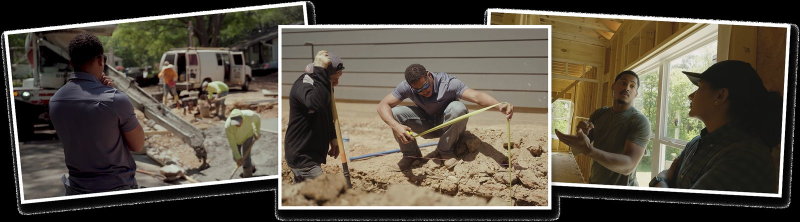
#> input picture images/web/03-corey-on-jobsite-collage.jpg, 1600 x 443 px (shown at 1/2 size)
$ python make_cutouts.py
#> lines starting #> are read from the running program, lines starting #| are printed output that depends on the picture; pictures that were not available may be replaced by others from this repository, and a replacement may not be noted
"""Turn the black-matte JPEG cutouts in images/web/ into transparent WebP files in images/cut/.

Several pack images were transparent PNGs that got flattened onto black. This flood-fills the
black matte from the image border, feathers a thin edge band by un-multiplying against black,
and writes WebP with alpha. Run from the pack root:  python3 tools/make_cutouts.py
"""
from pathlib import Path

import numpy as np
from PIL import Image, ImageDraw

ROOT = Path(__file__).resolve().parent.parent
SRC = ROOT / "images" / "web"
OUT = ROOT / "images" / "cut"

# name -> (source file, optional crop box (l, t, r, b), max long edge)
JOBS = {
    "logo-mark": ("15-logo-c-window-mark.jpg", None, 400),
    "jobsite-collage": ("03-corey-on-jobsite-collage.jpg", None, 1600),
    "portrait-process": ("04-portrait-process-collage.jpg", None, 912),
    "nbo-bundle": ("05-nbo-program-bundle.jpg", None, 1000),
    "before-you-build": ("06-before-you-build-guide.jpg", None, 1000),
    "deal-worksheet": ("07-deal-viability-worksheet.jpg", None, 1100),  # see PAPER_MASKS
    # Top sketch only. The lower half is a cashflow chart in another currency plus a 3D house render.
    "six-phase": ("09-six-phase-overview.jpg", (0, 0, 741, 366), 741),
}

# Drop shadows here sit inside a ring of lighter JPEG noise the flood fill cannot cross.
# For these, keep only the paper rectangle (l, t, r, b) in source px. The pencil tip past the
# paper edge is clipped. Its shadow sits on the same black and cannot be separated cleanly.
PAPER_MASKS = {
    "deal-worksheet": (75, 9, 1231, 1516),
}

THRESH = 30   # max channel value treated as matte
# Higher matte threshold where white photo borders protect the content and the drop shadow
# carries JPEG noise brighter than THRESH.
THRESH_OVERRIDES = {"jobsite-collage": 100, "portrait-process": 100}
BAND = 3      # px feather band around the matte


def flood_matte(rgb: np.ndarray, thresh: int = THRESH) -> np.ndarray:
    dark = (rgb.max(axis=2) < thresh).astype(np.uint8) * 255
    mask = Image.fromarray(dark).copy()  # copy: floodfill is a no-op on array-backed images
    w, h = mask.size
    px = mask.load()
    border = [(x, 0) for x in range(w)] + [(x, h - 1) for x in range(w)]
    border += [(0, y) for y in range(h)] + [(w - 1, y) for y in range(h)]
    for xy in border:
        if px[xy] == 255:
            ImageDraw.floodfill(mask, xy, 128)
    return np.array(mask) == 128


def dilate(m: np.ndarray, n: int) -> np.ndarray:
    out = m.copy()
    for _ in range(n):
        g = out.copy()
        g[1:] |= out[:-1]
        g[:-1] |= out[1:]
        g[:, 1:] |= out[:, :-1]
        g[:, :-1] |= out[:, 1:]
        out = g
    return out


def cutout(im: Image.Image, paper=None, thresh: int = THRESH) -> Image.Image:
    rgb = np.asarray(im.convert("RGB")).astype(np.float32)
    bg = flood_matte(rgb.astype(np.uint8), thresh)
    if paper:
        l, t, r, b = paper
        bg = np.ones(bg.shape, bool)
        bg[t:b, l:r] = False
    band = dilate(bg, BAND) & ~bg
    alpha = np.ones(bg.shape, np.float32)
    alpha[bg] = 0
    a_band = np.clip(rgb.max(axis=2) / 110.0, 0, 1)
    alpha[band] = a_band[band]
    safe = np.maximum(alpha, 1e-3)[..., None]
    color = np.where(band[..., None], np.clip(rgb / safe, 0, 255), rgb)
    rgba = np.dstack([color, alpha * 255]).astype(np.uint8)
    return Image.fromarray(rgba)


# Plain rectangular crops (no matte removal): name -> (source, box)
CROPS = {
    # Middle print of the jobsite collage: Corey measuring a footing trench.
    "jobsite-measuring": ("03-corey-on-jobsite-collage.jpg", (572, 64, 1090, 404)),
}


def main() -> None:
    OUT.mkdir(parents=True, exist_ok=True)
    for name, (src, box) in CROPS.items():
        dest = OUT / f"{name}.jpg"
        Image.open(SRC / src).convert("RGB").crop(box).save(dest, quality=90)
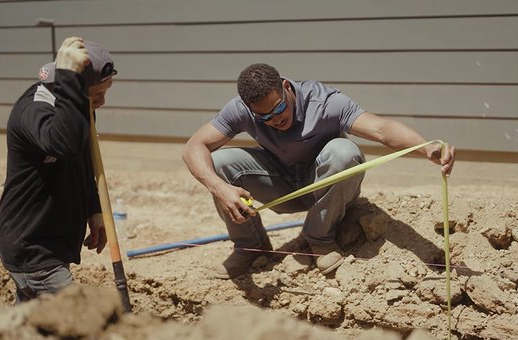
#> saved as jobsite-measuring.jpg: PIL image 518x340 RGB; mean R, G, B 127.3, 114.5, 96.9
        print(f"{dest.relative_to(ROOT)}  {box[2] - box[0]}x{box[3] - box[1]}")
    for name, (src, crop, max_edge) in JOBS.items():
        im = Image.open(SRC / src)
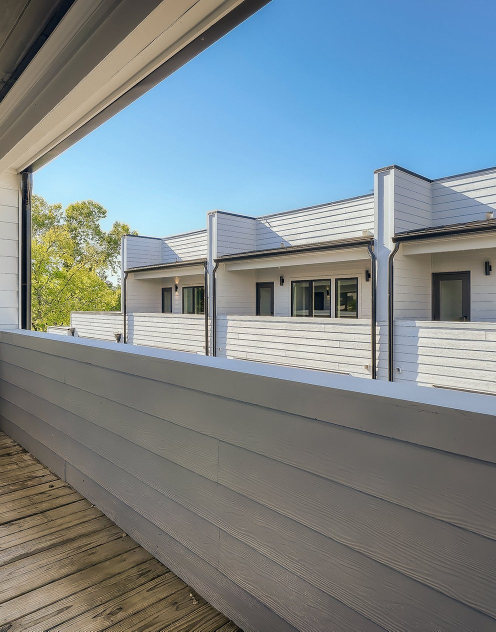
#> input picture images/web/11-finished-modern-build.jpg, 992 x 1263 px, given in place of 15-logo-c-window-mark.jpg, which was not available (shown at 1/2 size)
#> im is the input picture: PIL image 992x1263 RGB; mean R, G, B 124.3, 135.8, 140.5
        if crop:
            im = im.crop(crop)
        out = cutout(im, PAPER_MASKS.get(name), THRESH_OVERRIDES.get(name, THRESH))
#> in flood_matte, `dark = (rgb.max(axis=2) < thresh).astype(np.uint8) * 255`:
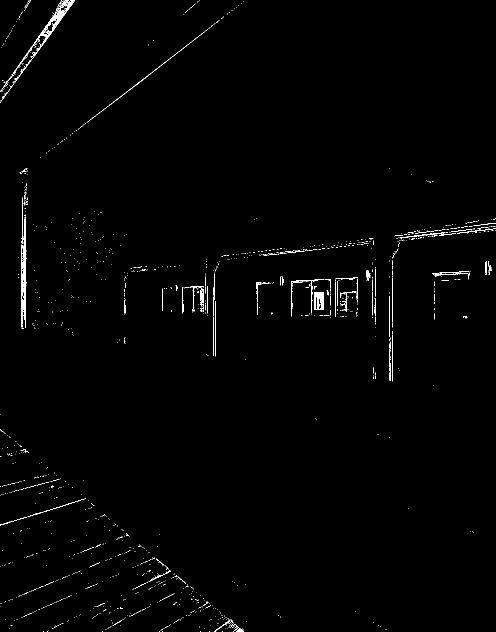
#> dark: shape (1263, 992) (shown at 1/2 size); 0.88% white in thin lines or dots
#> after the loop in flood_matte, `for xy in border:`:
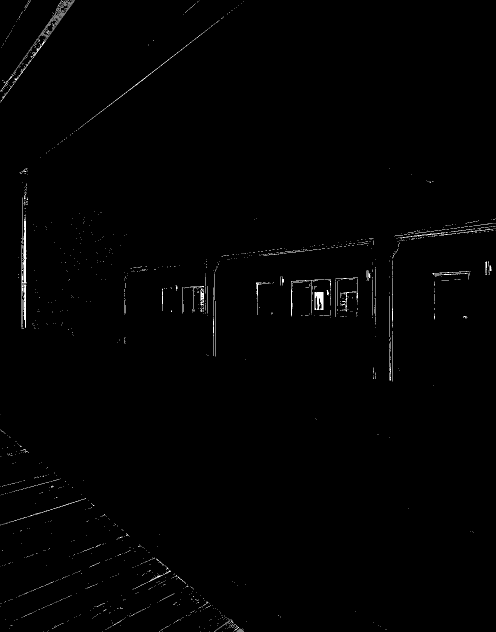
#> mask: PIL image 992x1263 L (shown at 1/2 size); min 0, max 255, mean 2.1
#> in flood_matte, `return np.array(mask) == 128`: returned value: shape (1263, 992) bool; 0.11% white in thin lines or dots
#> in cutout, `band = dilate(bg, BAND) & ~bg`: band: shape (1263, 992) bool; 0.19% white in thin lines or dots
#> in cutout, `a_band = np.clip(rgb.max(axis=2) / 110.0, 0, 1)`:
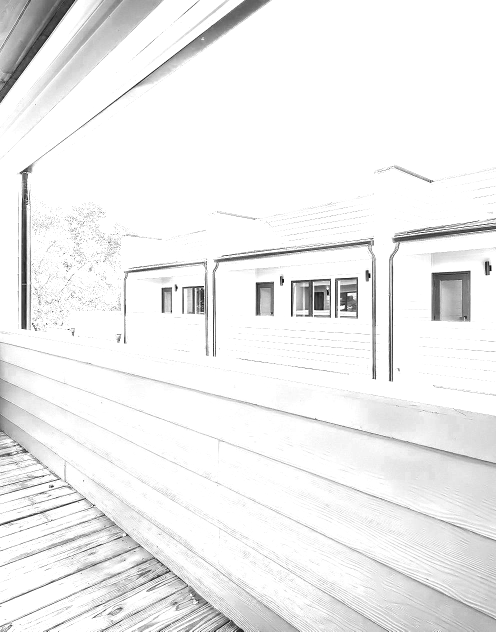
#> a_band: shape (1263, 992) float32 (shown at 1/2 size); min 0, max 1, mean 0.94
#> in cutout, `alpha[band] = a_band[band]`:
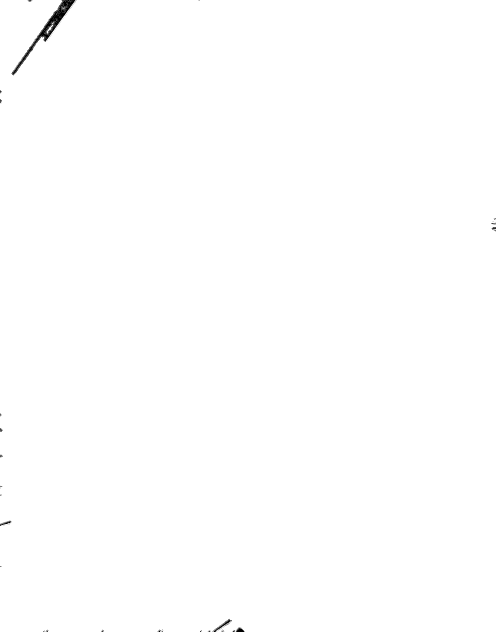
#> alpha: shape (1263, 992) float32 (shown at 1/2 size); min 0, max 1, mean 0.998
        bbox = out.getchannel("A").getbbox()
#> bbox = (0, 0, 992, 1263)
        if bbox:
            out = out.crop(bbox)
        out.thumbnail((max_edge, max_edge), Image.LANCZOS)
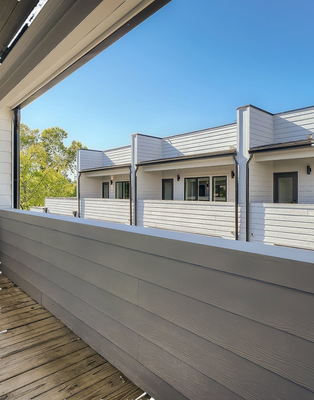
#> out: PIL image 314x400 RGBA; mean R, G, B, A 124.4, 136, 140.7, 254.5; transparent parts drawn white
        dest = OUT / f"{name}.webp"
        out.save(dest, "WEBP", quality=84, method=6)
#> (the run stopped early here; a loop or call above may not have finished)
